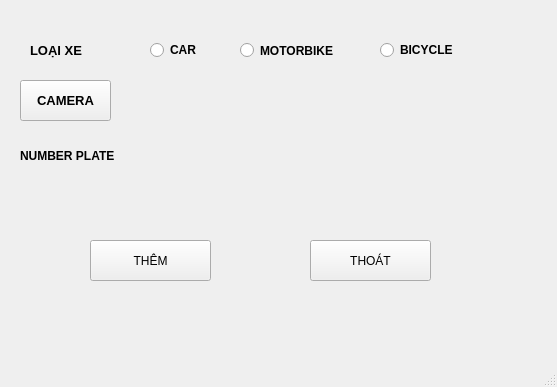
<?xml version="1.0" encoding="UTF-8"?>
<ui version="4.0">
 <class>MainWindow</class>
 <widget class="QMainWindow" name="MainWindow">
  <property name="geometry">
   <rect>
    <x>0</x>
    <y>0</y>
    <width>557</width>
    <height>387</height>
   </rect>
  </property>
  <property name="windowTitle">
   <string>MainWindow</string>
  </property>
  <widget class="QWidget" name="centralwidget">
   <widget class="QLabel" name="loai_xe">
    <property name="geometry">
     <rect>
      <x>30</x>
      <y>30</y>
      <width>91</width>
      <height>41</height>
     </rect>
    </property>
    <property name="font">
     <font>
      <pointsize>10</pointsize>
      <weight>75</weight>
      <bold>true</bold>
     </font>
    </property>
    <property name="text">
     <string>LOẠI XE</string>
    </property>
   </widget>
   <widget class="QPushButton" name="camera">
    <property name="geometry">
     <rect>
      <x>20</x>
      <y>80</y>
      <width>91</width>
      <height>41</height>
     </rect>
    </property>
    <property name="font">
     <font>
      <pointsize>10</pointsize>
      <weight>75</weight>
      <bold>true</bold>
     </font>
    </property>
    <property name="text">
     <string>CAMERA</string>
    </property>
   </widget>
   <widget class="QRadioButton" name="choice_moto">
    <property name="geometry">
     <rect>
      <x>240</x>
      <y>40</y>
      <width>121</width>
      <height>21</height>
     </rect>
    </property>
    <property name="font">
     <font>
      <pointsize>9</pointsize>
      <weight>75</weight>
      <bold>true</bold>
     </font>
    </property>
    <property name="text">
     <string>MOTORBIKE</string>
    </property>
   </widget>
   <widget class="QRadioButton" name="choice_bicycle">
    <property name="geometry">
     <rect>
      <x>380</x>
      <y>40</y>
      <width>95</width>
      <height>20</height>
     </rect>
    </property>
    <property name="font">
     <font>
      <pointsize>9</pointsize>
      <weight>75</weight>
      <bold>true</bold>
     </font>
    </property>
    <property name="text">
     <string>BICYCLE</string>
    </property>
   </widget>
   <widget class="QRadioButton" name="choice_car">
    <property name="geometry">
     <rect>
      <x>150</x>
      <y>40</y>
      <width>95</width>
      <height>20</height>
     </rect>
    </property>
    <property name="font">
     <font>
      <pointsize>9</pointsize>
      <weight>75</weight>
      <bold>true</bold>
     </font>
    </property>
    <property name="text">
     <string>CAR</string>
    </property>
   </widget>
   <widget class="QPushButton" name="insert">
    <property name="geometry">
     <rect>
      <x>90</x>
      <y>240</y>
      <width>121</width>
      <height>41</height>
     </rect>
    </property>
    <property name="text">
     <string>THÊM</string>
    </property>
   </widget>
   <widget class="QLabel" name="number_plate">
    <property name="geometry">
     <rect>
      <x>20</x>
      <y>140</y>
      <width>141</width>
      <height>31</height>
     </rect>
    </property>
    <property name="font">
     <font>
      <pointsize>9</pointsize>
      <weight>75</weight>
      <bold>true</bold>
     </font>
    </property>
    <property name="text">
     <string>NUMBER PLATE</string>
    </property>
   </widget>
   <widget class="QPushButton" name="thoat">
    <property name="geometry">
     <rect>
      <x>310</x>
      <y>240</y>
      <width>121</width>
      <height>41</height>
     </rect>
    </property>
    <property name="text">
     <string>THOÁT</string>
    </property>
   </widget>
   <widget class="QLabel" name="select_nb">
    <property name="geometry">
     <rect>
      <x>190</x>
      <y>140</y>
      <width>151</width>
      <height>31</height>
     </rect>
    </property>
    <property name="font">
     <font>
      <pointsize>9</pointsize>
      <weight>75</weight>
      <bold>true</bold>
     </font>
    </property>
    <property name="text">
     <string/>
    </property>
   </widget>
  </widget>
  <widget class="QMenuBar" name="menubar">
   <property name="geometry">
    <rect>
     <x>0</x>
     <y>0</y>
     <width>557</width>
     <height>26</height>
    </rect>
   </property>
  </widget>
  <widget class="QStatusBar" name="statusbar"/>
 </widget>
 <resources/>
 <connections/>
</ui>
